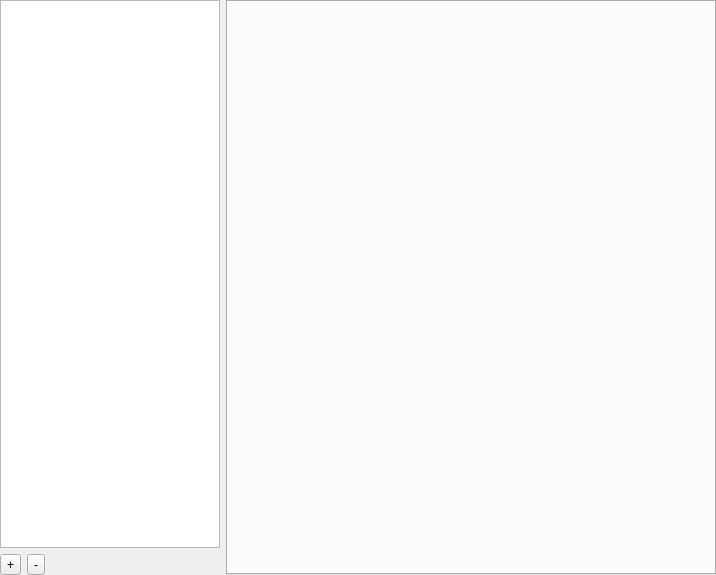
<?xml version="1.0" encoding="UTF-8"?>
<ui version="4.0">
 <class>ProfilesPage</class>
 <widget class="QWidget" name="ProfilesPage">
  <property name="geometry">
   <rect>
    <x>0</x>
    <y>0</y>
    <width>716</width>
    <height>575</height>
   </rect>
  </property>
  <property name="windowTitle">
   <string notr="true">Form</string>
  </property>
  <layout class="QHBoxLayout" name="horizontalLayout">
   <property name="leftMargin">
    <number>0</number>
   </property>
   <property name="topMargin">
    <number>0</number>
   </property>
   <property name="rightMargin">
    <number>0</number>
   </property>
   <property name="bottomMargin">
    <number>0</number>
   </property>
   <item>
    <layout class="QVBoxLayout" name="verticalLayout_8">
     <item>
      <widget class="QListWidget" name="profilesList">
       <property name="sizePolicy">
        <sizepolicy hsizetype="Fixed" vsizetype="Expanding">
         <horstretch>0</horstretch>
         <verstretch>0</verstretch>
        </sizepolicy>
       </property>
       <property name="maximumSize">
        <size>
         <width>220</width>
         <height>16777215</height>
        </size>
       </property>
      </widget>
     </item>
     <item>
      <layout class="QHBoxLayout" name="horizontalLayout_2">
       <item>
        <widget class="QToolButton" name="addProfileButton">
         <property name="text">
          <string>+</string>
         </property>
        </widget>
       </item>
       <item>
        <widget class="QToolButton" name="delProfileButton">
         <property name="text">
          <string>-</string>
         </property>
        </widget>
       </item>
       <item>
        <spacer name="horizontalSpacer_3">
         <property name="orientation">
          <enum>Qt::Horizontal</enum>
         </property>
         <property name="sizeType">
          <enum>QSizePolicy::Expanding</enum>
         </property>
         <property name="sizeHint" stdset="0">
          <size>
           <width>40</width>
           <height>20</height>
          </size>
         </property>
        </spacer>
       </item>
      </layout>
     </item>
    </layout>
   </item>
   <item>
    <widget class="ProfileTabWidget" name="tabWidget">
     <property name="sizePolicy">
      <sizepolicy hsizetype="Expanding" vsizetype="Expanding">
       <horstretch>1</horstretch>
       <verstretch>0</verstretch>
      </sizepolicy>
     </property>
     <property name="currentIndex">
      <number>-1</number>
     </property>
    </widget>
   </item>
  </layout>
 </widget>
 <customwidgets>
  <customwidget>
   <class>ProfileTabWidget</class>
   <extends>QTabWidget</extends>
   <header>profiletabwidget.h</header>
   <container>1</container>
  </customwidget>
 </customwidgets>
 <resources/>
 <connections/>
</ui>
